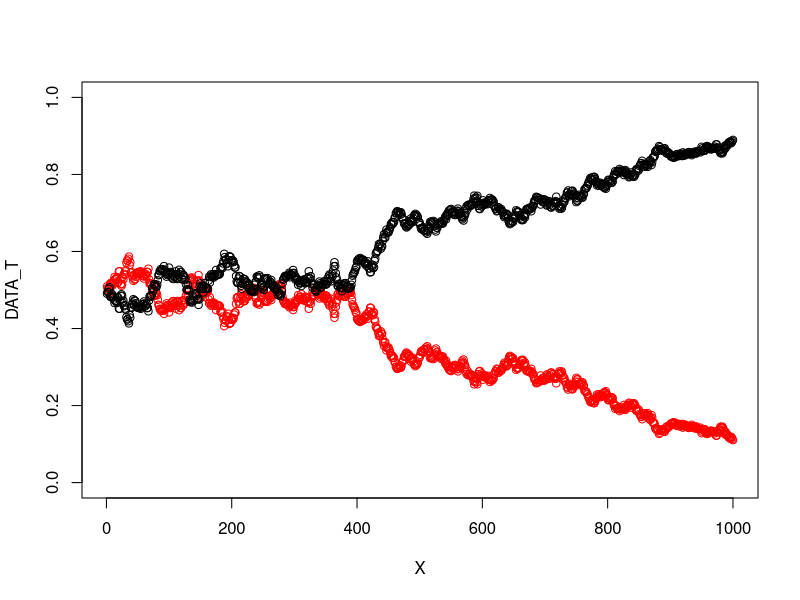

Write the R code that produced this figure.
#Set initial parameter values - population size and allele frequency
POPULATION = 1000
ALLELETERR = 0.5
ALLELESNEAK = 0.5
SEXRATIOF = 0.5
SEXRATIOM = 1-SEXRATIOF

#Get number of individuals for each sex and genotype
#Use a for loop through number of individuals plus if statement
#There has to be a better way to optimize this
#Set initial values to 0 outside loop
NUMBERS_FEMALE<-rmultinom(1,POPULATION*SEXRATIOF,c(ALLELETERR^2,ALLELETERR*2*ALLELESNEAK,ALLELESNEAK^2))
NUMBERS_MALE<-rmultinom(1,POPULATION*SEXRATIOM,c(ALLELETERR^2,ALLELETERR*ALLELESNEAK*2,ALLELESNEAK^2))
DATA_MALE<-NULL
DATA_FEMALE<-NULL
DATA_S<-NULL
DATA_T<-NULL

for (i in 1:1000){
  
  #New generation
  #Probabilities for different genotypes of offpring
  #HS - homozygote sneaker, HT - homozygote territorial, HET - heterozygote
  #Notation: e.g. HSTOHS - probability of HS female having HS offspring
  SS_TO_SS<-(NUMBERS_MALE[3]/sum(NUMBERS_MALE))+(0.5*NUMBERS_MALE[2]/sum(NUMBERS_MALE))
  SS_TO_ST<-(NUMBERS_MALE[1]/sum(NUMBERS_MALE))+(0.5*NUMBERS_MALE[2]/sum(NUMBERS_MALE))
  TT_TO_TT<-(NUMBERS_MALE[1]/sum(NUMBERS_MALE))+(0.5*NUMBERS_MALE[2]/sum(NUMBERS_MALE))
  TT_TO_ST<-(NUMBERS_MALE[3]/sum(NUMBERS_MALE))+(0.5*NUMBERS_MALE[2]/sum(NUMBERS_MALE))
  ST_TO_TT<-((0.5*(NUMBERS_MALE[1]/sum(NUMBERS_MALE)))+(0.25*(NUMBERS_MALE[2]/sum(NUMBERS_MALE))))
  ST_TO_SS<-((0.5*(NUMBERS_MALE[3]/sum(NUMBERS_MALE)))+(0.25*(NUMBERS_MALE[2]/sum(NUMBERS_MALE))))
  ST_TO_ST<-(1-ST_TO_TT-ST_TO_SS)
  
  #Now calculating offspring numbers from females of each genotype...
  OFFSPRING_OF_SS<-rmultinom(1,NUMBERS_FEMALE[3]*2,c(SS_TO_SS,SS_TO_ST))
  OFFSPRING_OF_TT<-rmultinom(1,NUMBERS_FEMALE[1]*2,c(TT_TO_ST,TT_TO_TT))
  OFFSPRING_OF_ST<-rmultinom(1,NUMBERS_FEMALE[2]*2,c(ST_TO_TT,ST_TO_ST,ST_TO_SS))
  
  #For next generation, let's find out how many offspring of each genotype...
  POPULATION<-sum(OFFSPRING_OF_TT,OFFSPRING_OF_ST,OFFSPRING_OF_SS)
  TOTAL_SS<-sum(OFFSPRING_OF_SS[1],OFFSPRING_OF_ST[3])
  TOTAL_ST<-sum(OFFSPRING_OF_SS[2],OFFSPRING_OF_ST[2],OFFSPRING_OF_TT[1])
  TOTAL_TT<-sum(OFFSPRING_OF_ST[1],OFFSPRING_OF_TT[2])
  FREQ_T<-(2*TOTAL_TT + TOTAL_ST) / (POPULATION*2)
  FREQ_S<-(2*TOTAL_SS + TOTAL_ST) / (POPULATION*2)

  #Calculating our numbers of males and females for the next gen...
  NUMBERS_FEMALE<-c(ceiling(0.5*TOTAL_TT),ceiling(0.5*TOTAL_ST),ceiling(0.5*TOTAL_SS))
  NUMBERS_MALE<-c(floor(0.5*TOTAL_TT),floor(0.5*TOTAL_ST),floor(0.5*TOTAL_SS))
  DATA_MALE<-rbind(DATA_MALE,NUMBERS_MALE)
  DATA_FEMALE<-rbind(DATA_FEMALE,NUMBERS_FEMALE)
  DATA_S<-c(DATA_S,FREQ_S)
  DATA_T<-c(DATA_T,FREQ_T)
}
X<-seq(1000)
plot(cbind(X,DATA_T),ylim=c(0,1),col='red')
points(cbind(X,DATA_S))